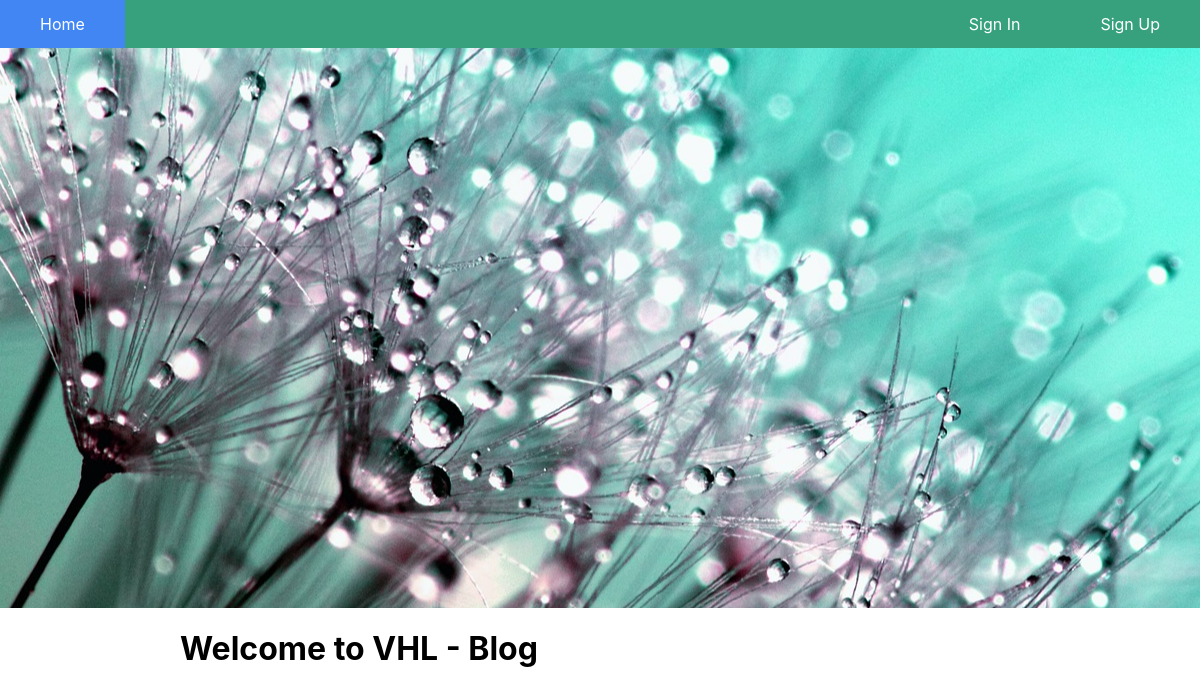
Before: / with the older database file.
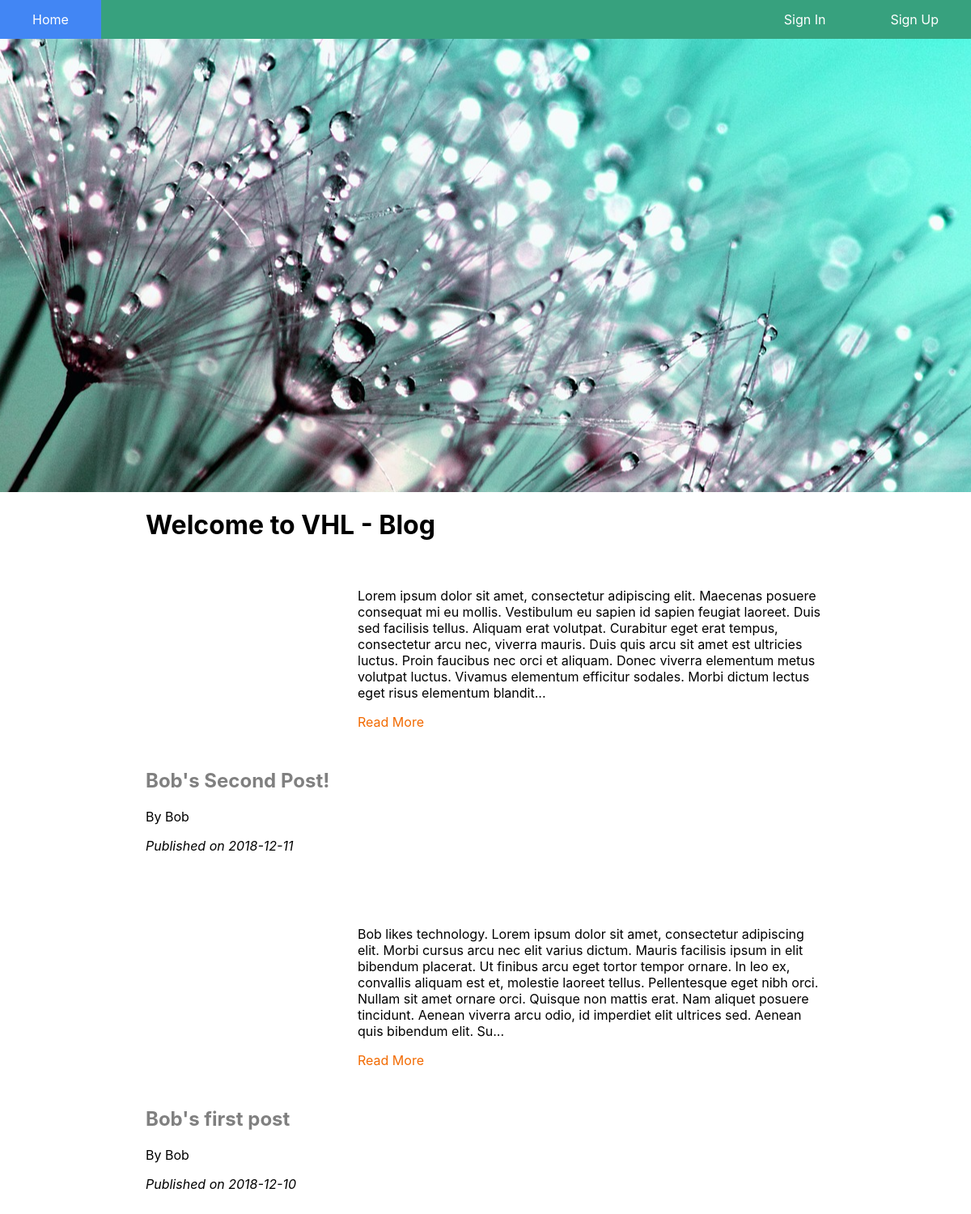
After: the same page with the newer database file.
### tables this page shows
CREATE TABLE `posts` (
  `postID` int(11) NOT NULL,
  `authorID` int(11) NOT NULL,
  `postTitle` text NOT NULL,
  `postHeader` text NOT NULL,
  `postContent` text NOT NULL,
  `publishDate` date NOT NULL
);

CREATE TABLE `authors` (
  `authorID` int(11) NOT NULL,
  `authorName` text NOT NULL,
  `authorPassword` text NOT NULL,
  `authorEmail` text NOT NULL,
  `authorImg` text,
  `isAdmin` text
);

### dbase/dbfunctions.php (called while the page is built, shortened)
<?php
  function getConnection() {
    $connection = new mysqli("localhost", "root", "", "vhlblog");
    return $connection;
  }
  function runSafeQuery($query, $params) {
    $connection = getConnection();
    $statement = $connection->prepare($query);
    if (count($params) > 0) {
      $statement->bind_param(...$params);
    }
    $success = $statement->execute();
    $result = $statement->get_result();
    $results = [];
    while ($result && $row = $result->fetch_array()) {
      $results[] = $row;
    }
    return $results;
  }
 ?>

### index.php (the view, shortened to what this page needs)
  <?php
  require('boilerplate/navbar.php');
  require('dbase/dbfunctions.php');
  $getPosts = runSafeQuery(
    "SELECT * FROM posts", []
  );
  reset($getPosts);
 ?>
  <div id="header"></div>
  <div class="homepageDiv">
    <h1>Welcome to VHL - Blog</h1>
    <? foreach($getPosts as $post) { ?>
    <div class="homepagePosts">
        <div class="thumbnailInfo">
          <div class="thumbnail">
          </div>
              <h2 class="thumbnailTitle"><a href="<?php echo "boilerplate/utl/dynamicPage.php?id="?><?php $postData=$post['postID'];echo "$postData"?>"><?php echo $post['postTitle'] ?></a></h2>
              <p>By <?php $userName = runSafeQuery("SELECT authorName FROM authors WHERE authorID=?", ["i", $post['authorID']]); echo $userName[0]['authorName'] ?>
              <p style="font-style: italic;">Published on <?php echo $post['publishDate'] ?></p>
        </div>
          <div class="postExcerptThumb">
            <p><?php $excerpt = runSafeQuery("SELECT LEFT(postContent, 480) AS excerpt FROM posts WHERE postID=?",["i",$post['postID']]); $excerpt = reset($excerpt); echo $excerpt['excerpt'];?>...</p>
            <p><a style="text-decoration:none; color: #f26A00;" href="<?php echo "boilerplate/utl/dynamicPage.php?id="?><?php $postData=$post['postID'];echo "$postData"?>">Read More</a></p>
          </div>
        </div><?php } ?>
  </div>
</body>
</html>

### boilerplate/head.php (shortened to what this page needs)
<!DOCTYPE html>
<html lang="en">
<head>
    <link rel="stylesheet" href="/fp2/boilerplate/css/style.css">
</head>
<body>

### boilerplate/navbar.php (shortened to what this page needs)
<?php require("head.php"); ?>
<nav>
  <ul>
    <li <?php if($_SERVER['SCRIPT_NAME']=="/fp2/index.php") { ?> class="active"  <?php   }  ?>>
      <a href="/fp2/">Home</a></li>
    <?php if (!isset($_SESSION['LoggedUser'])): ?>
      <li style="float:right" <?php if($_SERVER['SCRIPT_NAME']=="/fp2/pages/signUp.php") { ?>  class="active"   <?php   }  ?>>
        <a href="/fp2/pages/signUp.php">Sign Up</a></li>
      <li style="float:right" <?php if($_SERVER['SCRIPT_NAME']=="/fp2/pages/signIn.php") { ?>  class="active"   <?php   }  ?>>
        <a href="/fp2/pages/signIn.php">Sign In</a></li>
    <?php endif; ?>
  </ul>
</nav>

### boilerplate/css/style.css (style rules this page uses)
html, body { margin: 0; padding: 0; width: 100%; max-height: 100vh; font-family: -apple-system, BlinkMacSystemFont, 'Segoe UI', Roboto, Oxygen, Ubuntu, Cantarell, 'Open Sans', 'Helvetica Neue', sans-serif; }
nav ul { list-style-type: none; margin: 0; padding: 0; overflow: hidden; background-color: rgb(55, 161, 126); }
nav li { float: left; }
nav li a { display: block; color: white; text-align: center; padding: 14px 5vh; text-decoration: none; }
.active { background-color: #00ac89; }
#header { background-image: url('../../img/header.jpg'); height: 70vh; background-position: center; background-repeat: no-repeat; position: relative; margin-bottom: 0; width: 100%; }
.homepageDiv { margin: auto auto; width: 70%; padding-bottom: 4em; }
.thumbnail { position: relative; width: 70%; height: 200px; overflow: hidden; display: inline-block; }
.thumbnailInfo { float: left; margin-right: 10px; clear:both; width:30%; }
.thumbnailTitle a { text-decoration: none; color: gray; }
.homepagePosts { clear: both; padding-bottom: 25%; }

Changed rows visible on the page:
added posts: postTitle "Bob's Second Post!", authorID.authorName "Bob", publishDate "2018-12-11", excerpt "Lorem ipsum dolor sit amet, consectetur adipiscing elit. Maecenas posuere consequat mi eu mollis. Vestibulum eu sapien id sapien feugiat laoreet. Duis sed facilisis tellus. Aliquam erat volutpat. Curabitur eget erat tempus, consectetur arcu nec, viverra mauris. Duis quis arcu sit amet est ultricies luctus. Proin faucibus nec orci et aliquam. Donec viverra elementum metus volutpat luctus. Vivamus elementum efficitur sodales. Morbi dictum lectus eget risus elementum blandit"
added posts: postTitle "Bob's first post", authorID.authorName "Bob", publishDate "2018-12-10", excerpt "Bob likes technology. Lorem ipsum dolor sit amet, consectetur adipiscing elit. Morbi cursus arcu nec elit varius dictum. Mauris facilisis ipsum in elit bibendum placerat. Ut finibus arcu eget tortor tempor ornare. In leo ex, convallis aliquam est et, molestie laoreet tellus. Pellentesque eget nibh orci. Nullam sit amet ornare orci. Quisque non mattis erat. Nam aliquet posuere tincidunt. Aenean viverra arcu odio, id imperdiet elit ultrices sed. Aenean quis bibendum elit. Su"
